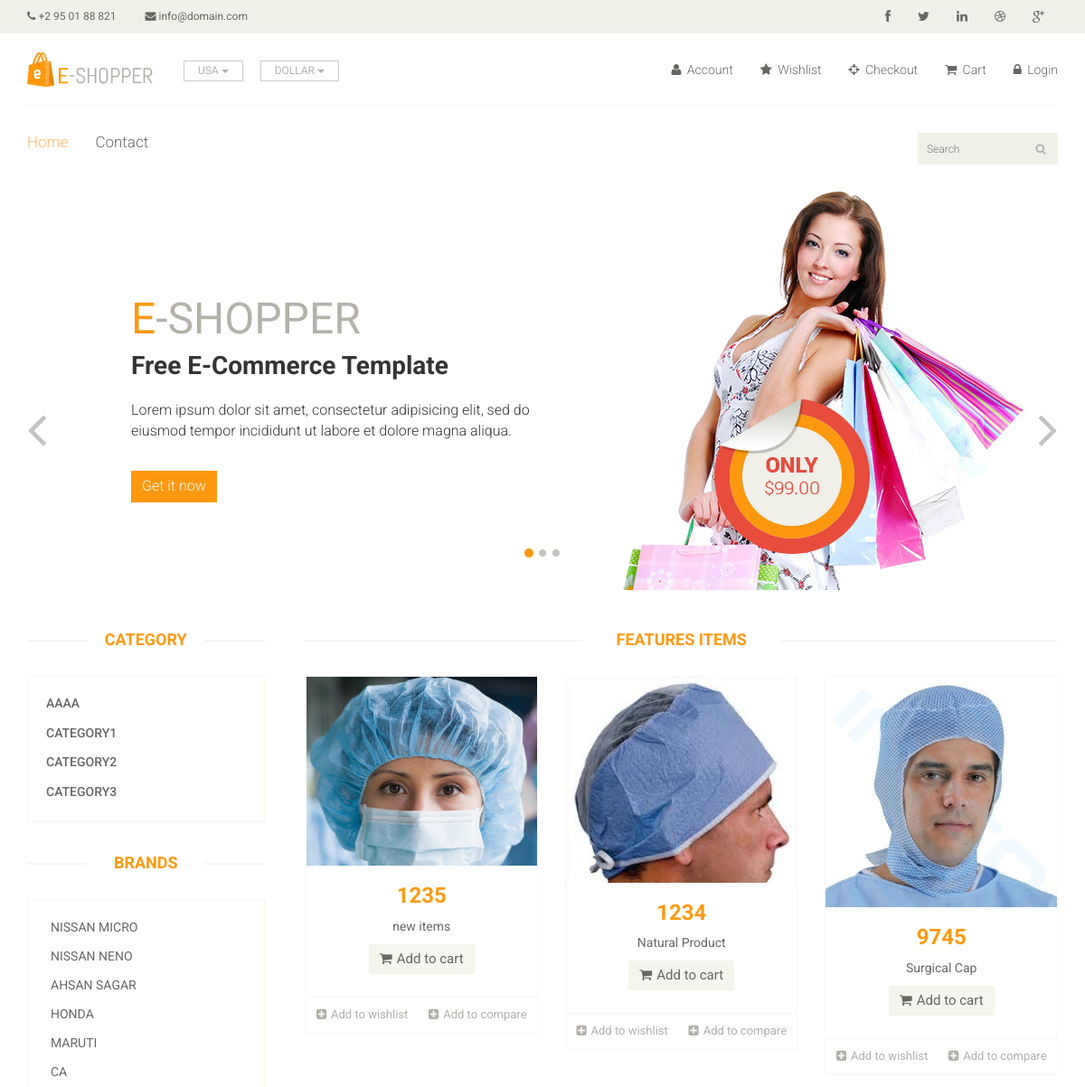
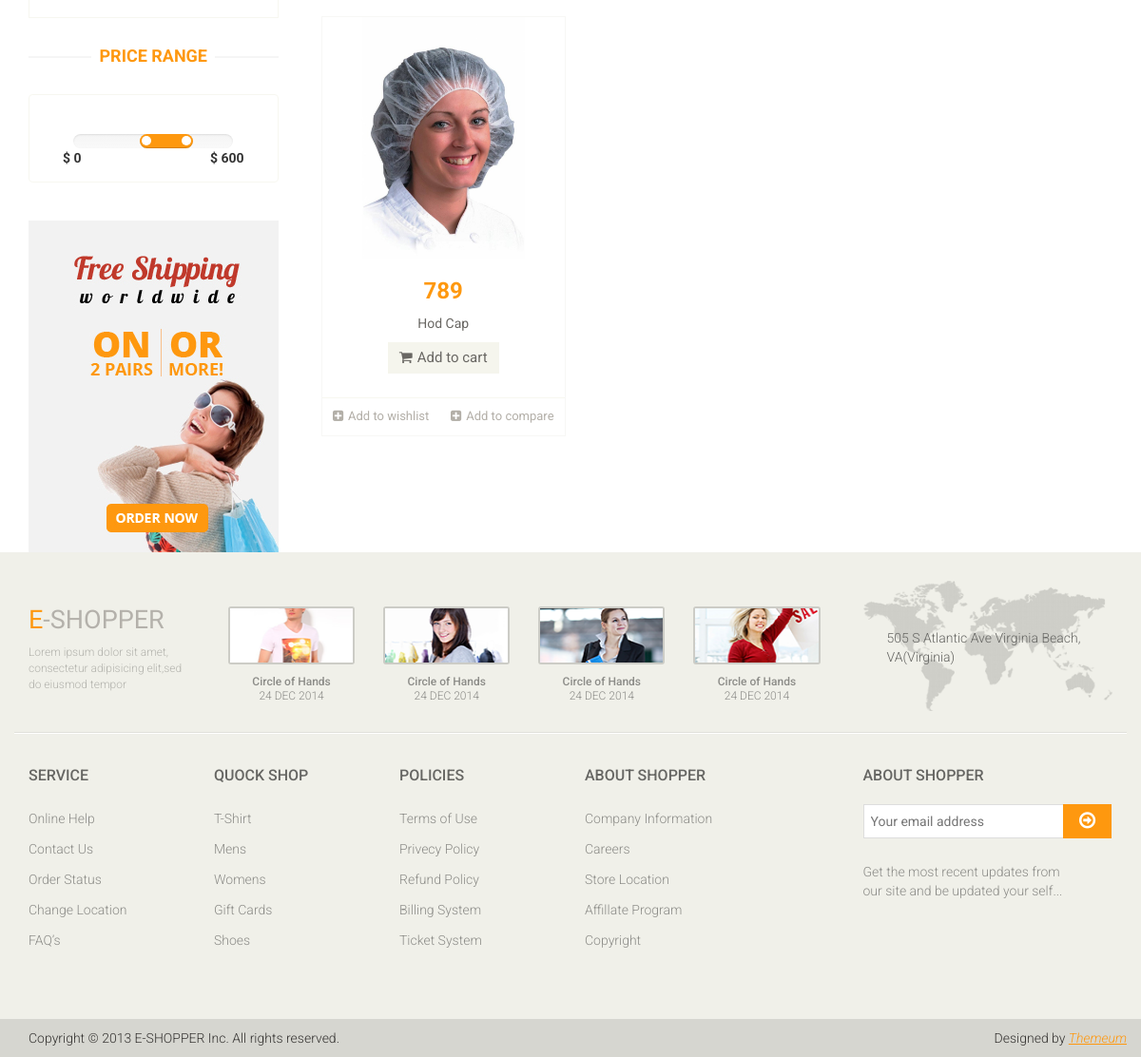
The page /index.php/user_controller on the database its author committed (2 pictures, top to bottom).
### tables this page shows
CREATE TABLE `cat` (
  `id` int(11) NOT NULL,
  `cat_name` varchar(255) NOT NULL,
  `brand_id` int(11) NOT NULL,
  `created_at` varchar(255) NOT NULL
);

CREATE TABLE `brands` (
  `id` int(11) NOT NULL,
  `brand_name` varchar(255) NOT NULL,
  `created_at` varchar(255) NOT NULL
);

CREATE TABLE `items` (
  `id` int(11) NOT NULL,
  `item_name` varchar(255) NOT NULL,
  `img` varchar(255) NOT NULL,
  `price` int(255) NOT NULL,
  `cat_id` int(11) NOT NULL,
  `created_at` varchar(255) NOT NULL,
  `url` varchar(255) NOT NULL,
  `des` varchar(255) NOT NULL,
  `brand_id` int(11) NOT NULL
);

### application/controllers/user_controller.php (called while the page is built, shortened)
<?php
class User_controller extends CI_Controller {
	function __construct(){
		$this->load->model('item','product');
		$this->load->model('item','product');
		$this->load->model('category_model');
	}
	public function index()
	{
		$result['brand'] = $this->product->list_b();
		$result['item'] = $this->product->list_items();
		$result['category'] = $this->category_model->list_C();
		$this->load->view('user/index',compact('result'));
	}
}

### index.php (called while the page is built, shortened)
<?php
require_once BASEPATH.'core/CodeIgniter.php';

### application/models/item.php (called while the page is built, shortened)
<?php
class Item extends CI_Model {
	function list_b()
	{
		$query=$this->db
						->select(['brand_name','id','created_at'])
						->from('brands')
						->order_by('created_at','DESC')
						->get();
		return $query->result();
	}
	function list_items(){
		$query=$this->db
						->select('items.id as item_id,item_name,img,price,cat_name,brand_name')
						->from('items','brands','cat')
						->join('brands','items.brand_id = brands.id','left')
						->join('cat','items.cat_id = cat.id','left')
						->get();
		return $query->result();
	}
}

### application/models/category_model.php (called while the page is built, shortened)
<?php
class Category_model extends CI_Model {
	function list_C(){
		$query=$this->db
						->select('c.*,b.brand_name')
						->from('cat c')
						->join('brands b','c.brand_id=b.id')
						->get();
		return  $query->result();
	}
}

### application/views/user/index.php (the view, shortened to what this page needs)
<?php include_once('header.php'); ?>
	<section id="slider">
		<div class="container">
			<div class="row">
				<div class="col-sm-12">
					<div id="slider-carousel" class="carousel slide" data-ride="carousel">
						<ol class="carousel-indicators">
							<li data-target="#slider-carousel" data-slide-to="0" class="active"></li>
							<li data-target="#slider-carousel" data-slide-to="1"></li>
							<li data-target="#slider-carousel" data-slide-to="2"></li>
						</ol>
						<div class="carousel-inner">
							<div class="item active">
								<div class="col-sm-6">
									<h1><span>E</span>-SHOPPER</h1>
									<h2>Free E-Commerce Template</h2>
									<p>Lorem ipsum dolor sit amet, consectetur adipisicing elit, sed do eiusmod tempor incididunt ut labore et dolore magna aliqua. </p>
									<button type="button" class="btn btn-default get">Get it now</button>
								</div>
								<div class="col-sm-6">
									<img src="<?= base_url('user_assets/images/home/girl1.jpg')?>" class="girl img-responsive" alt="" />
									<img src="<?= base_url('user_assets/images/home/pricing.png')?>"  class="pricing" alt="" />
								</div>
							</div>
						</div>
						<a href="#slider-carousel" class="left control-carousel hidden-xs" data-slide="prev">
							<i class="fa fa-angle-left"></i>
						</a>
						<a href="#slider-carousel" class="right control-carousel hidden-xs" data-slide="next">
							<i class="fa fa-angle-right"></i>
						</a>
					</div>
				</div>
			</div>
		</div>
	</section>
	<section>
		<div class="container">
			<div class="row">
				<div class="col-sm-3">
					<div class="left-sidebar">
						<h2>Category</h2>
						<div class="panel-group category-products" id="accordian">
							<?php foreach ($result['category'] as $category) { ?>
							<div class="panel panel-default">
								<div class="panel-heading">
									<h4 class="panel-title"><a href="#"><?= $category->cat_name ?></a></h4>
								</div>
							</div>
							<?php } ?>
						</div>
						<div class="brands_products">
							<h2>Brands</h2>
							<div class="brands-name">
								<ul class="nav nav-pills nav-stacked">
								<?php foreach ($result['brand'] as $brand) { ?>
									<?php
										$name = $brand->brand_name;
										$id =  $brand->id;
									?>
									<li><a href="<?= $id ?>"><?= $name ?></a></li>
								<?php } ?>
								</ul>
							</div>
						</div>
						<div class="price-range">
							<h2>Price Range</h2>
							<div class="well text-center">
								 <input type="text" class="span2" value="" data-slider-min="0" data-slider-max="600" data-slider-step="5" data-slider-value="[250,450]" id="sl2" ><br />
								 <b class="pull-left">$ 0</b> <b class="pull-right">$ 600</b>
							</div>
						</div>
						<div class="shipping text-center">
							<img src="<?= base_url('user_assets/images/home/shipping.jpg'); ?>" alt="" />
						</div>
					</div>
				</div>
				<div class="col-sm-9 padding-right">
					<div class="features_items">
						<h2 class="title text-center">Features Items</h2>
						<?php foreach ($result['item'] as $item) { ?>
						<div class="col-sm-4">
							<div class="product-image-wrapper">
								<div class="single-products">
										<div class="productinfo text-center">
											<img src="<?= base_url('assets/img/'.$item->img); ?>" alt="" />
											<h2><?= $item->price ?></h2>
											<p><?= $item->item_name ?></p>
											<a href="#" class="btn btn-default add-to-cart"><i class="fa fa-shopping-cart"></i>Add to cart</a>
										</div>
										<div class="product-overlay">
											<div class="overlay-content">
											</div>
										</div>
								</div>
								<div class="choose">
									<ul class="nav nav-pills nav-justified">
										<li><a href="#"><i class="fa fa-plus-square"></i>Add to wishlist</a></li>
										<li><a href="#"><i class="fa fa-plus-square"></i>Add to compare</a></li>
									</ul>
								</div>
							</div>
						</div>
						<?php } ?>
					</div>
				</div>
			</div>
		</div>
	</section>
<?php include_once('footer.php'); ?>

### application/views/user/header.php (shortened to what this page needs)
<!DOCTYPE html>
<html lang="en">
<head>
    <link href="<?= base_url('user_assets/css/bootstrap.min.css'); ?>" rel="stylesheet">
    <link href="<?= base_url('user_assets/css/font-awesome.min.css'); ?>" rel="stylesheet">
    <link href="<?= base_url('user_assets/css/prettyPhoto.css'); ?>" rel="stylesheet">
    <link href="<?= base_url('user_assets/css/price-range.css'); ?>" rel="stylesheet">
    <link href="<?= base_url('user_assets/css/animate.css'); ?>" rel="stylesheet">
	<link href="<?= base_url('user_assets/css/main.css'); ?>" rel="stylesheet">
	<link href="<?= base_url('user_assets/css/responsive.css'); ?>" rel="stylesheet">
</head>
<body>
	<header id="header">
		<div class="header_top">
			<div class="container">
				<div class="row">
					<div class="col-sm-6">
						<div class="contactinfo">
							<ul class="nav nav-pills">
								<li><a href="#"><i class="fa fa-phone"></i> +2 95 01 88 821</a></li>
								<li><a href="#"><i class="fa fa-envelope"></i> info@domain.com</a></li>
							</ul>
						</div>
					</div>
					<div class="col-sm-6">
						<div class="social-icons pull-right">
							<ul class="nav navbar-nav">
								<li><a href="#"><i class="fa fa-facebook"></i></a></li>
								<li><a href="#"><i class="fa fa-twitter"></i></a></li>
								<li><a href="#"><i class="fa fa-linkedin"></i></a></li>
								<li><a href="#"><i class="fa fa-dribbble"></i></a></li>
								<li><a href="#"><i class="fa fa-google-plus"></i></a></li>
							</ul>
						</div>
					</div>
				</div>
			</div>
		</div>
		<div class="header-middle">
			<div class="container">
				<div class="row">
					<div class="col-sm-4">
						<div class="logo pull-left">
							<a href="index.html"><img src="images/home/logo.png" alt="" /></a>
						</div>
						<div class="btn-group pull-right">
							<div class="btn-group">
								<button type="button" class="btn btn-default dropdown-toggle usa" data-toggle="dropdown">
									USA
									<span class="caret"></span>
								</button>
							</div>
							<div class="btn-group">
								<button type="button" class="btn btn-default dropdown-toggle usa" data-toggle="dropdown">
									DOLLAR
									<span class="caret"></span>
								</button>
							</div>
						</div>
					</div>
					<div class="col-sm-8">
						<div class="shop-menu pull-right">
							<ul class="nav navbar-nav">
								<li><a href="#"><i class="fa fa-user"></i> Account</a></li>
								<li><a href="#"><i class="fa fa-star"></i> Wishlist</a></li>
								<li><a href="checkout.html"><i class="fa fa-crosshairs"></i> Checkout</a></li>
								<li><a href="cart.html"><i class="fa fa-shopping-cart"></i> Cart</a></li>
								<li><a href="login.html"><i class="fa fa-lock"></i> Login</a></li>
							</ul>
						</div>
					</div>
				</div>
			</div>
		</div>
		<div class="header-bottom">
			<div class="container">
				<div class="row">
					<div class="col-sm-9">
						<div class="mainmenu pull-left">
							<ul class="nav navbar-nav collapse navbar-collapse">
								<li><a href="index.html" class="active">Home</a></li>
								<li><a href="contact-us.html">Contact</a></li>
							</ul>
						</div>
					</div>
					<div class="col-sm-3">
						<div class="search_box pull-right">
							<input type="text" placeholder="Search" id="filter"/>
						</div>
					</div>
				</div>
			</div>
		</div>
	</header>

### application/views/user/footer.php (shortened to what this page needs)
<footer id="footer">
		<div class="footer-top">
			<div class="container">
				<div class="row">
					<div class="col-sm-2">
						<div class="companyinfo">
							<h2><span>e</span>-shopper</h2>
							<p>Lorem ipsum dolor sit amet, consectetur adipisicing elit,sed do eiusmod tempor</p>
						</div>
					</div>
					<div class="col-sm-7">
						<div class="col-sm-3">
							<div class="video-gallery text-center">
								<a href="#">
									<div class="iframe-img">
										<img src="images/home/iframe1.png" alt="" />
									</div>
								</a>
								<p>Circle of Hands</p>
								<h2>24 DEC 2014</h2>
							</div>
						</div>
						<div class="col-sm-3">
							<div class="video-gallery text-center">
								<a href="#">
									<div class="iframe-img">
										<img src="images/home/iframe2.png" alt="" />
									</div>
								</a>
								<p>Circle of Hands</p>
								<h2>24 DEC 2014</h2>
							</div>
						</div>
						<div class="col-sm-3">
							<div class="video-gallery text-center">
								<a href="#">
									<div class="iframe-img">
										<img src="images/home/iframe3.png" alt="" />
									</div>
								</a>
								<p>Circle of Hands</p>
								<h2>24 DEC 2014</h2>
							</div>
						</div>
						<div class="col-sm-3">
							<div class="video-gallery text-center">
								<a href="#">
									<div class="iframe-img">
										<img src="images/home/iframe4.png" alt="" />
									</div>
								</a>
								<p>Circle of Hands</p>
								<h2>24 DEC 2014</h2>
							</div>
						</div>
					</div>
					<div class="col-sm-3">
						<div class="address">
							<img src="images/home/map.png" alt="" />
							<p>505 S Atlantic Ave Virginia Beach, VA(Virginia)</p>
						</div>
					</div>
				</div>
			</div>
		</div>
		<div class="footer-widget">
			<div class="container">
				<div class="row">
					<div class="col-sm-2">
						<div class="single-widget">
							<h2>Service</h2>
							<ul class="nav nav-pills nav-stacked">
								<li><a href="#">Online Help</a></li>
								<li><a href="#">Contact Us</a></li>
								<li><a href="#">Order Status</a></li>
								<li><a href="#">Change Location</a></li>
								<li><a href="#">FAQ’s</a></li>
							</ul>
						</div>
					</div>
					<div class="col-sm-2">
						<div class="single-widget">
							<h2>Quock Shop</h2>
							<ul class="nav nav-pills nav-stacked">
								<li><a href="#">T-Shirt</a></li>
								<li><a href="#">Mens</a></li>
								<li><a href="#">Womens</a></li>
								<li><a href="#">Gift Cards</a></li>
								<li><a href="#">Shoes</a></li>
							</ul>
						</div>
					</div>
					<div class="col-sm-2">
						<div class="single-widget">
							<h2>Policies</h2>
							<ul class="nav nav-pills nav-stacked">
								<li><a href="#">Terms of Use</a></li>
								<li><a href="#">Privecy Policy</a></li>
								<li><a href="#">Refund Policy</a></li>
								<li><a href="#">Billing System</a></li>
								<li><a href="#">Ticket System</a></li>
							</ul>
						</div>
					</div>
					<div class="col-sm-2">
						<div class="single-widget">
							<h2>About Shopper</h2>
							<ul class="nav nav-pills nav-stacked">
								<li><a href="#">Company Information</a></li>
								<li><a href="#">Careers</a></li>
								<li><a href="#">Store Location</a></li>
								<li><a href="#">Affillate Program</a></li>
								<li><a href="#">Copyright</a></li>
							</ul>
						</div>
					</div>
					<div class="col-sm-3 col-sm-offset-1">
						<div class="single-widget">
							<h2>About Shopper</h2>
							<form action="#" class="searchform">
								<input type="text" placeholder="Your email address" />
								<button type="submit" class="btn btn-default"><i class="fa fa-arrow-circle-o-right"></i></button>
								<p>Get the most recent updates from <br />our site and be updated your self...</p>
							</form>
						</div>
					</div>
				</div>
			</div>
		</div>
		<div class="footer-bottom">
			<div class="container">
				<div class="row">
					<p class="pull-left">Copyright © 2013 E-SHOPPER Inc. All rights reserved.</p>
					<p class="pull-right">Designed by <span><a target="_blank" href="http://www.themeum.com">Themeum</a></span></p>
				</div>
			</div>
		</div>
	</footer>
</body>
</html

### rows shown on the page
cat: cat_name "AAAA"
cat: cat_name "CATEGORY1"
cat: cat_name "CATEGORY2"
cat: cat_name "CATEGORY3"
brands: brand_name "NISSAN MICRO"
brands: brand_name "NISSAN NENO"
brands: brand_name "AHSAN SAGAR"
brands: brand_name "HONDA"
brands: brand_name "MARUTI"
brands: brand_name "CA"
items: img (picture), price "1235", item_name "new items"
items: img (picture), price "1234", item_name "Natural Product"
items: img (picture), price "9745", item_name "Surgical Cap"
items: img (picture), price "789", item_name "Hod Cap"
